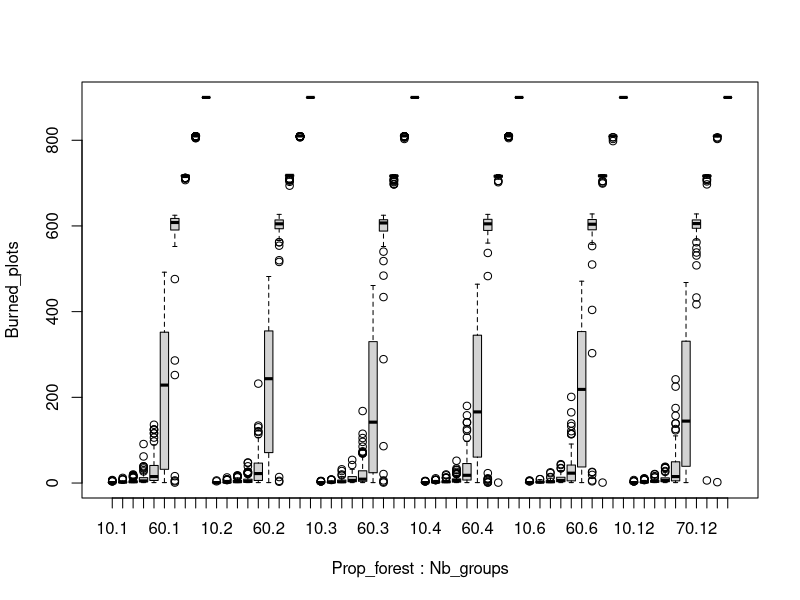
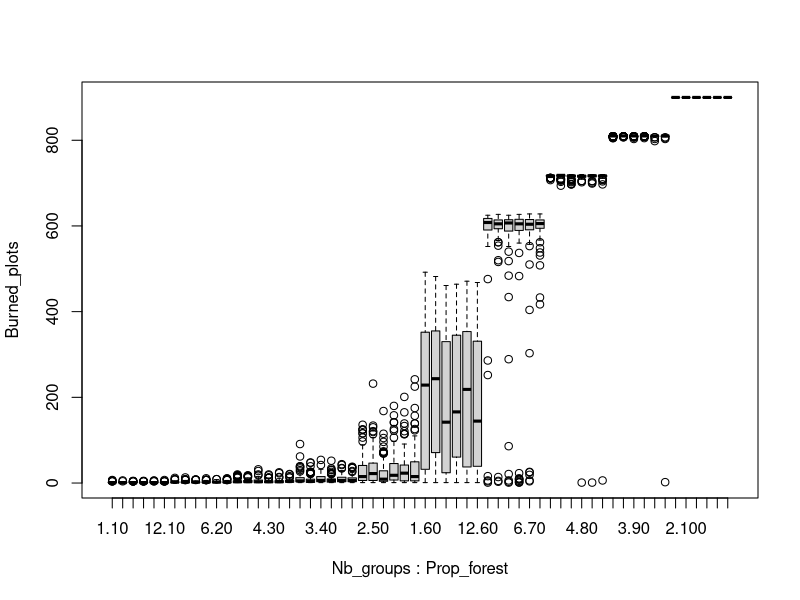
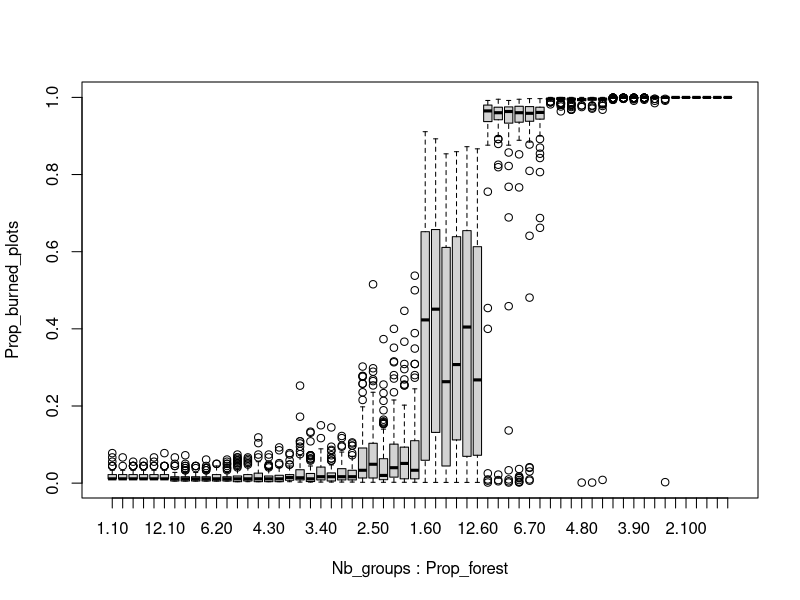
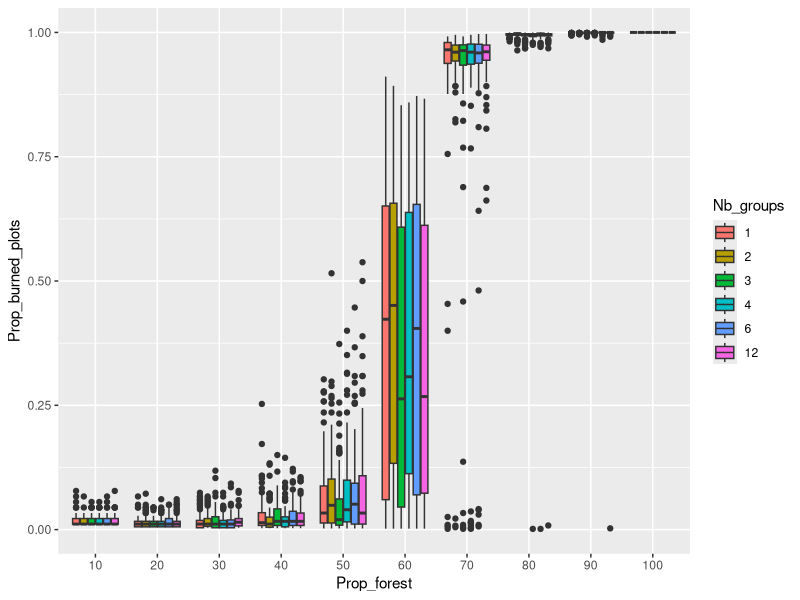

R code for these plots, in order:
dd <- read.csv("firefightersRTM experiment-table.csv",skip=6,dec=".")
str(dd)
colnames(dd)[c(1,6,7)]<-c("run","End_time","Burned_plots")
dd$Prop_forest<-as.factor(dd$propforest)
dd$Nb_groups<-as.factor(dd$nb.groups)

boxplot(Burned_plots~Prop_forest*Nb_groups,data=dd)

boxplot(Burned_plots~Nb_groups*Prop_forest,data=dd)

dd$Prop_burned_plots<-dd$Burned_plots/(dd$propforest * 9)

boxplot(Prop_burned_plots~Nb_groups*Prop_forest,data=dd)

library(ggplot2)

g <- ggplot(dd,aes(x=Prop_forest,y=Prop_burned_plots,fill=Nb_groups))+geom_boxplot()
g

g2 <- ggplot(dd,aes(x=Prop_forest,y=End_time,fill=Nb_groups))+geom_boxplot()